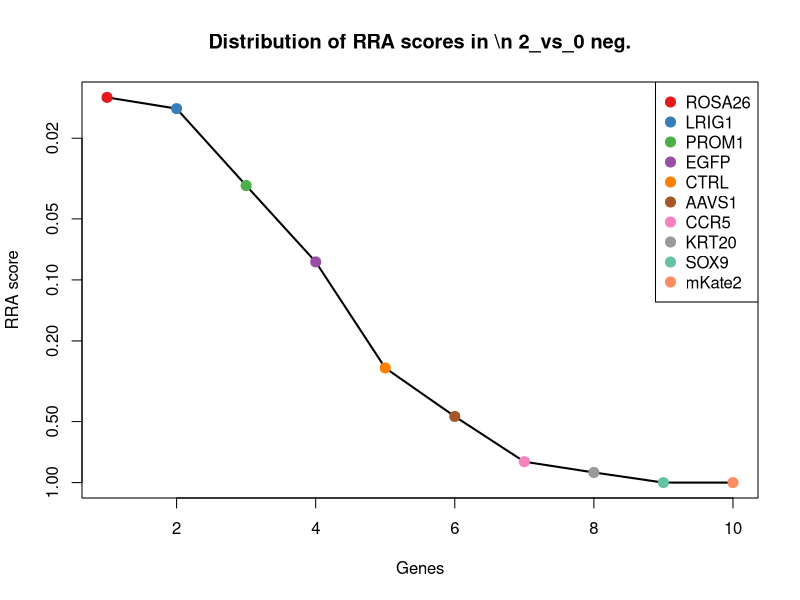
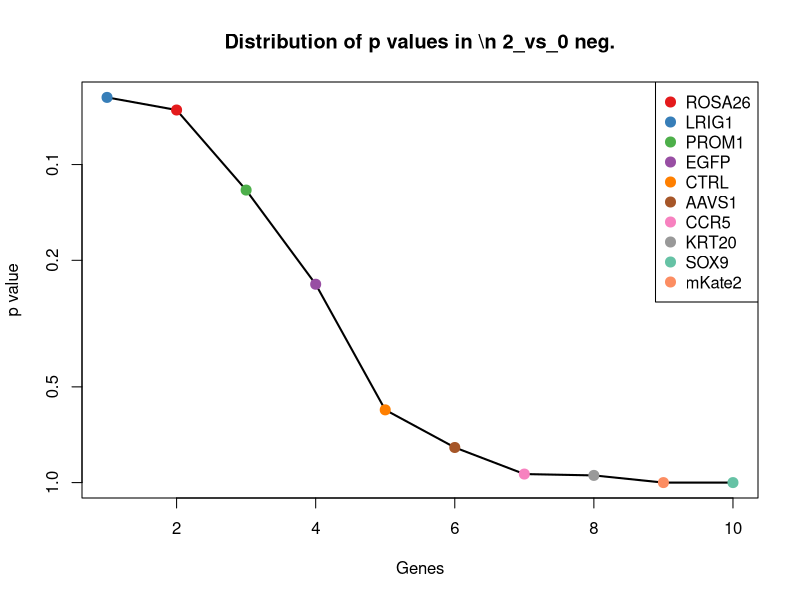
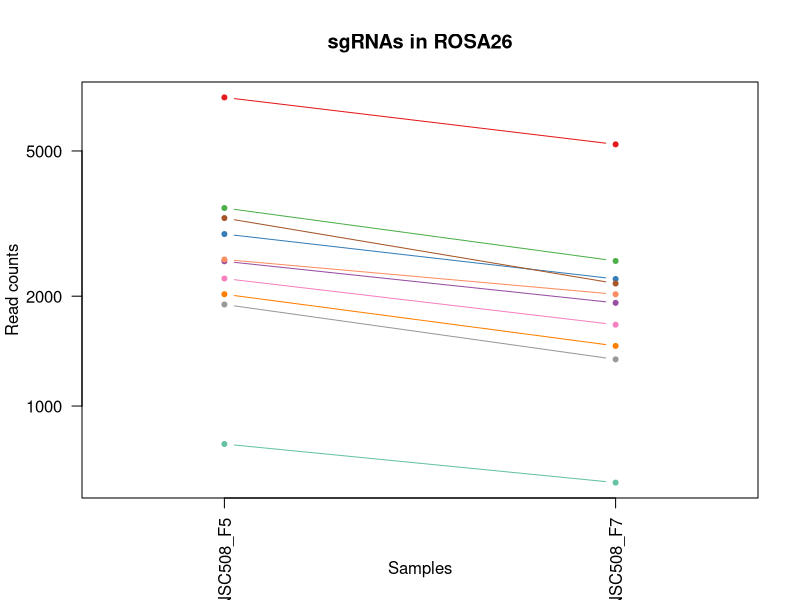
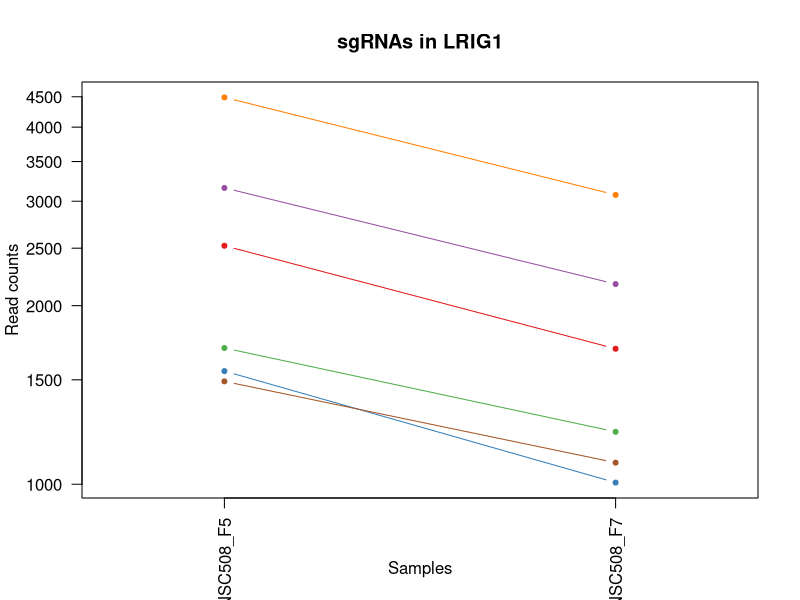
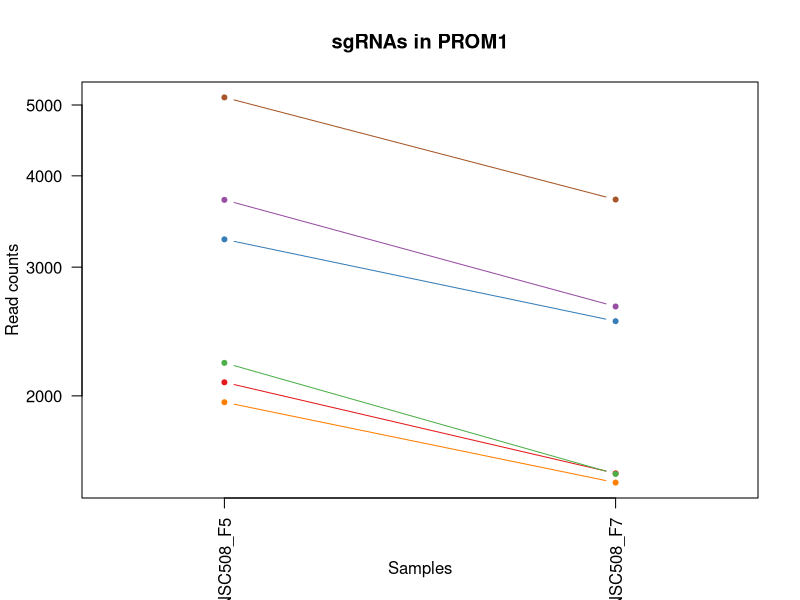
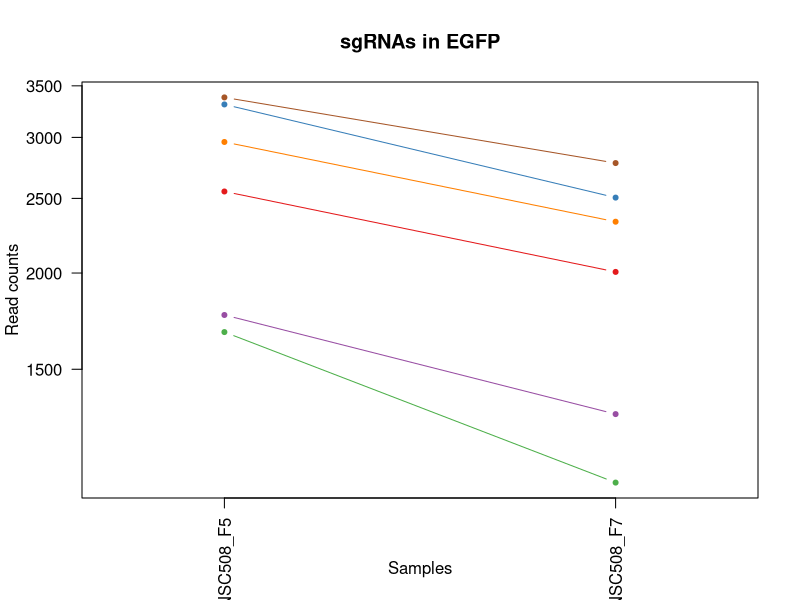
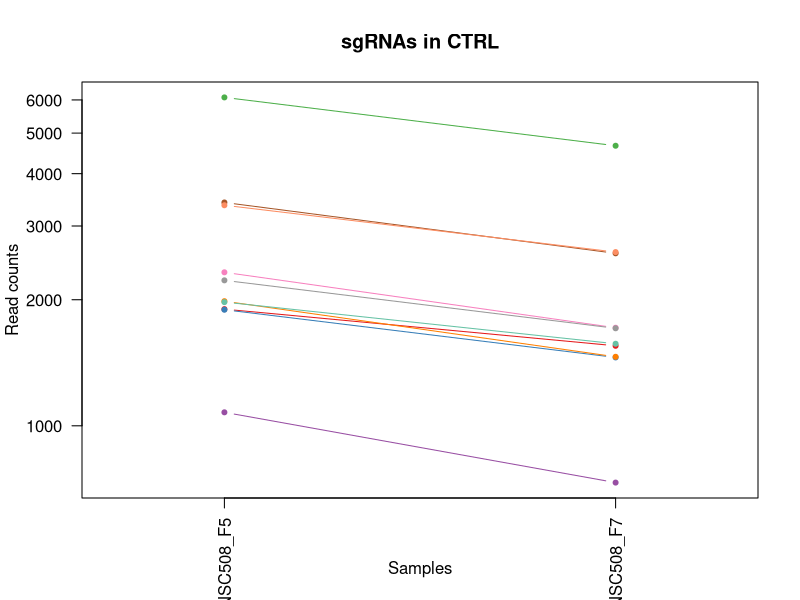
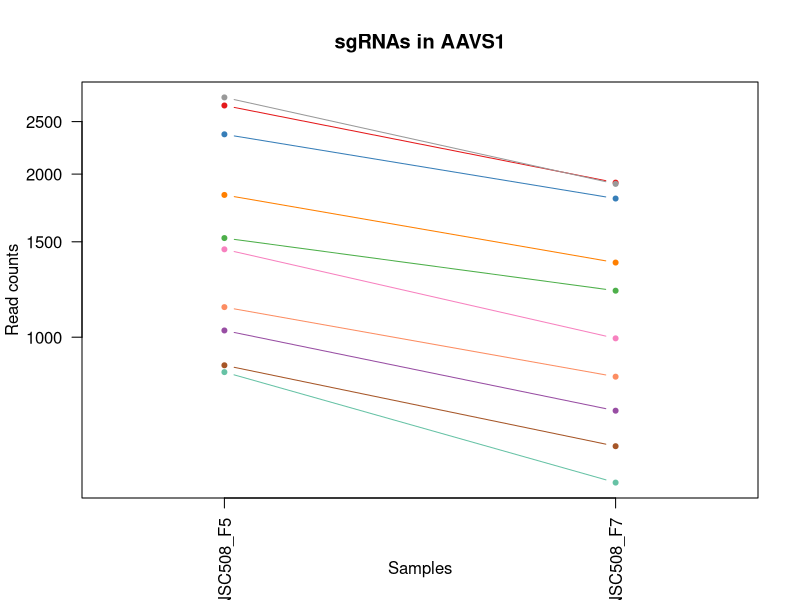

Here is the R script that generated these plots, in order: (Note: this script raises an error after producing the figures.)
pdf(file='S8B_c0_t2.pdf',width=4.5,height=4.5);
gstable=read.table('S8B_c0_t2.gene_summary.txt',header=T)
# 
#
# parameters
# Do not modify the variables beginning with "__"

# gstablename='__GENE_SUMMARY_FILE__'
startindex=3
# outputfile='__OUTPUT_FILE__'
targetgenelist=c("ROSA26","LRIG1","PROM1","EGFP","CTRL","AAVS1","CCR5","KRT20","SOX9","mKate2")
# samplelabel=sub('.\\w+.\\w+$','',colnames(gstable)[startindex]);
samplelabel='2_vs_0 neg.'


# You need to write some codes in front of this code:
# gstable=read.table(gstablename,header=T)
# pdf(file=outputfile,width=6,height=6)


# set up color using RColorBrewer
#library(RColorBrewer)
#colors <- brewer.pal(length(targetgenelist), "Set1")

colors=c( "#E41A1C", "#377EB8", "#4DAF4A", "#984EA3", "#FF7F00",  "#A65628", "#F781BF",
          "#999999", "#66C2A5", "#FC8D62", "#8DA0CB", "#E78AC3", "#A6D854", "#FFD92F", "#E5C494", "#B3B3B3", 
          "#8DD3C7", "#FFFFB3", "#BEBADA", "#FB8072", "#80B1D3", "#FDB462", "#B3DE69", "#FCCDE5",
          "#D9D9D9", "#BC80BD", "#CCEBC5", "#FFED6F")

######
# function definition

plotrankedvalues<-function(val, tglist, ...){
  
  plot(val,log='y',ylim=c(max(val),min(val)),type='l',lwd=2, ...)
  if(length(tglist)>0){
    for(i in 1:length(tglist)){
      targetgene=tglist[i];
      tx=which(names(val)==targetgene);ty=val[targetgene];
      points(tx,ty,col=colors[(i %% length(colors)) ],cex=2,pch=20)
      # text(tx+50,ty,targetgene,col=colors[i])
    }
    legend('topright',tglist,pch=20,pt.cex = 2,cex=1,col=colors)
  }
}



plotrandvalues<-function(val,targetgenelist, ...){
  # choose the one with the best distance distribution
  
  mindiffvalue=0;
  randval=val;
  for(i in 1:20){
    randval0=sample(val)
    vindex=sort(which(names(randval0) %in% targetgenelist))
    if(max(vindex)>0.9*length(val)){
      # print('pass...')
      next;
    }
    mindiffind=min(diff(vindex));
    if (mindiffind > mindiffvalue){
      mindiffvalue=mindiffind;
      randval=randval0;
      # print(paste('Diff: ',mindiffvalue))
    }
  }
  plot(randval,log='y',ylim=c(max(randval),min(randval)),pch=20,col='grey', ...)
  
  if(length(targetgenelist)>0){
    for(i in 1:length(targetgenelist)){
      targetgene=targetgenelist[i];
      tx=which(names(randval)==targetgene);ty=randval[targetgene];
      points(tx,ty,col=colors[(i %% length(colors)) ],cex=2,pch=20)
      text(tx+50,ty,targetgene,col=colors[i])
    }
  }
  
}




# set.seed(1235)



pvec=gstable[,startindex]
names(pvec)=gstable[,'id']
pvec=sort(pvec);

plotrankedvalues(pvec,targetgenelist,xlab='Genes',ylab='RRA score',main=paste('Distribution of RRA scores in \\n',samplelabel))

# plotrandvalues(pvec,targetgenelist,xlab='Genes',ylab='RRA score',main=paste('Distribution of RRA scores in \\n',samplelabel))


pvec=gstable[,startindex+1]
names(pvec)=gstable[,'id']
pvec=sort(pvec);

plotrankedvalues(pvec,targetgenelist,xlab='Genes',ylab='p value',main=paste('Distribution of p values in \\n',samplelabel))

# plotrandvalues(pvec,targetgenelist,xlab='Genes',ylab='p value',main=paste('Distribution of p values in \\n',samplelabel))



# you need to write after this code:
# dev.off()






# parameters
# Do not modify the variables beginning with "__"
targetmat=list(c(7008.8374861674665,5211.526905627013),c(2959.156765646133,2228.0942955424043),c(3487.3335423582935,2496.6134792738253),c(2491.5104143612443,1916.530051823503),c(2023.8640630763557,1460.4573924323486),c(3272.54816180991,2165.576470322493),c(2234.7442548874956,1669.5333980858218),c(1896.9454291159475,1341.571036276452),c(785.9192333702201,615.9543107732221),c(2519.8230327062583,2023.1178194115482))
targetgene="ROSA26"
collabel=c("S61_MNSC508_F5","S63_MNSC508_F7")

# set up color using RColorBrewer
#library(RColorBrewer)
#colors <- brewer.pal(length(targetgenelist), "Set1")

colors=c( "#E41A1C", "#377EB8", "#4DAF4A", "#984EA3", "#FF7F00",  "#A65628", "#F781BF",
          "#999999", "#66C2A5", "#FC8D62", "#8DA0CB", "#E78AC3", "#A6D854", "#FFD92F", "#E5C494", "#B3B3B3", 
          "#8DD3C7", "#FFFFB3", "#BEBADA", "#FB8072", "#80B1D3", "#FDB462", "#B3DE69", "#FCCDE5",
          "#D9D9D9", "#BC80BD", "#CCEBC5", "#FFED6F")


## code

targetmatvec=unlist(targetmat)+1
yrange=range(targetmatvec[targetmatvec>0]);
# yrange[1]=1; # set the minimum value to 1
for(i in 1:length(targetmat)){
  vali=targetmat[[i]]+1;
  if(i==1){
    plot(1:length(vali),vali,type='b',las=1,pch=20,main=paste('sgRNAs in',targetgene),ylab='Read counts',xlab='Samples',xlim=c(0.7,length(vali)+0.3),ylim = yrange,col=colors[(i %% length(colors))],xaxt='n',log='y')
    axis(1,at=1:length(vali),labels=(collabel),las=2)
    # lines(0:100,rep(1,101),col='black');
  }else{
    lines(1:length(vali),vali,type='b',pch=20,col=colors[(i %% length(colors))])
  }
}




# parameters
# Do not modify the variables beginning with "__"
targetmat=list(c(2522.751924259191,1691.0559280795615),c(1550.359928685602,1005.4096154218485),c(1695.828209147916,1224.7344448818642),c(3158.321391245543,2173.7755293677274),c(4488.038156276897,3073.622259582185),c(1489.8295032583303,1086.3753234935366))
targetgene="LRIG1"
collabel=c("S61_MNSC508_F5","S63_MNSC508_F7")

# set up color using RColorBrewer
#library(RColorBrewer)
#colors <- brewer.pal(length(targetgenelist), "Set1")

colors=c( "#E41A1C", "#377EB8", "#4DAF4A", "#984EA3", "#FF7F00",  "#A65628", "#F781BF",
          "#999999", "#66C2A5", "#FC8D62", "#8DA0CB", "#E78AC3", "#A6D854", "#FFD92F", "#E5C494", "#B3B3B3", 
          "#8DD3C7", "#FFFFB3", "#BEBADA", "#FB8072", "#80B1D3", "#FDB462", "#B3DE69", "#FCCDE5",
          "#D9D9D9", "#BC80BD", "#CCEBC5", "#FFED6F")


## code

targetmatvec=unlist(targetmat)+1
yrange=range(targetmatvec[targetmatvec>0]);
# yrange[1]=1; # set the minimum value to 1
for(i in 1:length(targetmat)){
  vali=targetmat[[i]]+1;
  if(i==1){
    plot(1:length(vali),vali,type='b',las=1,pch=20,main=paste('sgRNAs in',targetgene),ylab='Read counts',xlab='Samples',xlim=c(0.7,length(vali)+0.3),ylim = yrange,col=colors[(i %% length(colors))],xaxt='n',log='y')
    axis(1,at=1:length(vali),labels=(collabel),las=2)
    # lines(0:100,rep(1,101),col='black');
  }else{
    lines(1:length(vali),vali,type='b',pch=20,col=colors[(i %% length(colors))])
  }
}




# parameters
# Do not modify the variables beginning with "__"
targetmat=list(c(2086.347082872249,1566.0202776397393),c(3273.5244589942213,2529.409715454762),c(2218.1472027542113,1562.9456304977766),c(3707.000408828231,2649.320953991313),c(1959.4284489118406,1520.9254528909512),c(5119.702434526005,3711.0991003491467))
targetgene="PROM1"
collabel=c("S61_MNSC508_F5","S63_MNSC508_F7")

# set up color using RColorBrewer
#library(RColorBrewer)
#colors <- brewer.pal(length(targetgenelist), "Set1")

colors=c( "#E41A1C", "#377EB8", "#4DAF4A", "#984EA3", "#FF7F00",  "#A65628", "#F781BF",
          "#999999", "#66C2A5", "#FC8D62", "#8DA0CB", "#E78AC3", "#A6D854", "#FFD92F", "#E5C494", "#B3B3B3", 
          "#8DD3C7", "#FFFFB3", "#BEBADA", "#FB8072", "#80B1D3", "#FDB462", "#B3DE69", "#FCCDE5",
          "#D9D9D9", "#BC80BD", "#CCEBC5", "#FFED6F")


## code

targetmatvec=unlist(targetmat)+1
yrange=range(targetmatvec[targetmatvec>0]);
# yrange[1]=1; # set the minimum value to 1
for(i in 1:length(targetmat)){
  vali=targetmat[[i]]+1;
  if(i==1){
    plot(1:length(vali),vali,type='b',las=1,pch=20,main=paste('sgRNAs in',targetgene),ylab='Read counts',xlab='Samples',xlim=c(0.7,length(vali)+0.3),ylim = yrange,col=colors[(i %% length(colors))],xaxt='n',log='y')
    axis(1,at=1:length(vali),labels=(collabel),las=2)
    # lines(0:100,rep(1,101),col='black');
  }else{
    lines(1:length(vali),vali,type='b',pch=20,col=colors[(i %% length(colors))])
  }
}




# parameters
# Do not modify the variables beginning with "__"
targetmat=list(c(2551.064542604205,2005.6948189404254),c(3309.647454813722,2504.8125383190595),c(1675.3259682773885,1067.9274406417594),c(1763.1927148653633,1310.8245648568238),c(2958.1804684618223,2330.582533607832),c(3379.940852084102,2777.431251573098))
targetgene="EGFP"
collabel=c("S61_MNSC508_F5","S63_MNSC508_F7")

# set up color using RColorBrewer
#library(RColorBrewer)
#colors <- brewer.pal(length(targetgenelist), "Set1")

colors=c( "#E41A1C", "#377EB8", "#4DAF4A", "#984EA3", "#FF7F00",  "#A65628", "#F781BF",
          "#999999", "#66C2A5", "#FC8D62", "#8DA0CB", "#E78AC3", "#A6D854", "#FFD92F", "#E5C494", "#B3B3B3", 
          "#8DD3C7", "#FFFFB3", "#BEBADA", "#FB8072", "#80B1D3", "#FDB462", "#B3DE69", "#FCCDE5",
          "#D9D9D9", "#BC80BD", "#CCEBC5", "#FFED6F")


## code

targetmatvec=unlist(targetmat)+1
yrange=range(targetmatvec[targetmatvec>0]);
# yrange[1]=1; # set the minimum value to 1
for(i in 1:length(targetmat)){
  vali=targetmat[[i]]+1;
  if(i==1){
    plot(1:length(vali),vali,type='b',las=1,pch=20,main=paste('sgRNAs in',targetgene),ylab='Read counts',xlab='Samples',xlim=c(0.7,length(vali)+0.3),ylim = yrange,col=colors[(i %% length(colors))],xaxt='n',log='y')
    axis(1,at=1:length(vali),labels=(collabel),las=2)
    # lines(0:100,rep(1,101),col='black');
  }else{
    lines(1:length(vali),vali,type='b',pch=20,col=colors[(i %% length(colors))])
  }
}




# parameters
# Do not modify the variables beginning with "__"
targetmat=list(c(1897.9217263002583,1551.6719243105795),c(1892.0639431943932,1455.3329805290773),c(6083.307755440797,4663.214831976973),c(1075.8794971105374,730.7411374065015),c(1982.8595813353006,1460.4573924323486),c(3413.13495635067,2580.653834487476),c(2324.563595844092,1713.6033404539558),c(2224.0049858600764,1708.4789285506843),c(1973.0966094921923,1569.0949247817023),c(3361.391205582196,2598.076834958599))
targetgene="CTRL"
collabel=c("S61_MNSC508_F5","S63_MNSC508_F7")

# set up color using RColorBrewer
#library(RColorBrewer)
#colors <- brewer.pal(length(targetgenelist), "Set1")

colors=c( "#E41A1C", "#377EB8", "#4DAF4A", "#984EA3", "#FF7F00",  "#A65628", "#F781BF",
          "#999999", "#66C2A5", "#FC8D62", "#8DA0CB", "#E78AC3", "#A6D854", "#FFD92F", "#E5C494", "#B3B3B3", 
          "#8DD3C7", "#FFFFB3", "#BEBADA", "#FB8072", "#80B1D3", "#FDB462", "#B3DE69", "#FCCDE5",
          "#D9D9D9", "#BC80BD", "#CCEBC5", "#FFED6F")


## code

targetmatvec=unlist(targetmat)+1
yrange=range(targetmatvec[targetmatvec>0]);
# yrange[1]=1; # set the minimum value to 1
for(i in 1:length(targetmat)){
  vali=targetmat[[i]]+1;
  if(i==1){
    plot(1:length(vali),vali,type='b',las=1,pch=20,main=paste('sgRNAs in',targetgene),ylab='Read counts',xlab='Samples',xlim=c(0.7,length(vali)+0.3),ylim = yrange,col=colors[(i %% length(colors))],xaxt='n',log='y')
    axis(1,at=1:length(vali),labels=(collabel),las=2)
    # lines(0:100,rep(1,101),col='black');
  }else{
    lines(1:length(vali),vali,type='b',pch=20,col=colors[(i %% length(colors))])
  }
}




# parameters
# Do not modify the variables beginning with "__"
targetmat=list(c(2676.030582195992,1927.8037580107002),c(2367.5206719537687,1801.7432251902237),c(1523.0236075248986,1217.5602682172844),c(1028.0409350793066,730.7411374065015),c(1829.5809233985,1372.3175076960806),c(886.4778433542359,628.2528993410734),c(1451.7539130702078,994.1359092346513),c(2769.755111889832,1917.5549342041575),c(861.0941165621542,538.0632498434968),c(1135.4336253534982,844.5030816591265))
targetgene="AAVS1"
collabel=c("S61_MNSC508_F5","S63_MNSC508_F7")

# set up color using RColorBrewer
#library(RColorBrewer)
#colors <- brewer.pal(length(targetgenelist), "Set1")

colors=c( "#E41A1C", "#377EB8", "#4DAF4A", "#984EA3", "#FF7F00",  "#A65628", "#F781BF",
          "#999999", "#66C2A5", "#FC8D62", "#8DA0CB", "#E78AC3", "#A6D854", "#FFD92F", "#E5C494", "#B3B3B3", 
          "#8DD3C7", "#FFFFB3", "#BEBADA", "#FB8072", "#80B1D3", "#FDB462", "#B3DE69", "#FCCDE5",
          "#D9D9D9", "#BC80BD", "#CCEBC5", "#FFED6F")


## code

targetmatvec=unlist(targetmat)+1
yrange=range(targetmatvec[targetmatvec>0]);
# yrange[1]=1; # set the minimum value to 1
for(i in 1:length(targetmat)){
  vali=targetmat[[i]]+1;
  if(i==1){
    plot(1:length(vali),vali,type='b',las=1,pch=20,main=paste('sgRNAs in',targetgene),ylab='Read counts',xlab='Samples',xlim=c(0.7,length(vali)+0.3),ylim = yrange,col=colors[(i %% length(colors))],xaxt='n',log='y')
    axis(1,at=1:length(vali),labels=(collabel),las=2)
    # lines(0:100,rep(1,101),col='black');
  }else{
    lines(1:length(vali),vali,type='b',pch=20,col=colors[(i %% length(colors))])
  }
}




# parameters
# Do not modify the variables beginning with "__"
targetmat=list(c(1308.2382269765155,1094.5743825387708),c(2385.0940212713635,1817.116460900038),c(1428.3227806467478,1071.0020877837223),c(1100.2869267183082,803.5077864329553),c(1707.543775359646,1237.0330334497157),c(1650.9185386696176,1121.221324435782),c(3199.325872986598,2547.8575983065393),c(1976.0255010451249,1567.0451600203937),c(1292.6174720275421,1047.4297930286739),c(1805.1734937907293,1339.5212715151436))
targetgene="CCR5"
collabel=c("S61_MNSC508_F5","S63_MNSC508_F7")

# set up color using RColorBrewer
#library(RColorBrewer)
#colors <- brewer.pal(length(targetgenelist), "Set1")

colors=c( "#E41A1C", "#377EB8", "#4DAF4A", "#984EA3", "#FF7F00",  "#A65628", "#F781BF",
          "#999999", "#66C2A5", "#FC8D62", "#8DA0CB", "#E78AC3", "#A6D854", "#FFD92F", "#E5C494", "#B3B3B3", 
          "#8DD3C7", "#FFFFB3", "#BEBADA", "#FB8072", "#80B1D3", "#FDB462", "#B3DE69", "#FCCDE5",
          "#D9D9D9", "#BC80BD", "#CCEBC5", "#FFED6F")


## code

targetmatvec=unlist(targetmat)+1
yrange=range(targetmatvec[targetmatvec>0]);
# yrange[1]=1; # set the minimum value to 1
for(i in 1:length(targetmat)){
  vali=targetmat[[i]]+1;
  if(i==1){
    plot(1:length(vali),vali,type='b',las=1,pch=20,main=paste('sgRNAs in',targetgene),ylab='Read counts',xlab='Samples',xlim=c(0.7,length(vali)+0.3),ylim = yrange,col=colors[(i %% length(colors))],xaxt='n',log='y')
    axis(1,at=1:length(vali),labels=(collabel),las=2)
    # lines(0:100,rep(1,101),col='black');
  }else{
    lines(1:length(vali),vali,type='b',pch=20,col=colors[(i %% length(colors))])
  }
}




# parameters
# Do not modify the variables beginning with "__"
targetmat=list(c(1887.1824572728392,1501.4526876585198),c(2620.3816426902745,2104.083527483236),c(2152.7352914053854,1764.8474594866698),c(1064.1639308988074,886.523259265952),c(3320.3867238411412,2658.5448954172016),c(1660.681510512726,1285.2025053404668))
targetgene="KRT20"
collabel=c("S61_MNSC508_F5","S63_MNSC508_F7")

# set up color using RColorBrewer
#library(RColorBrewer)
#colors <- brewer.pal(length(targetgenelist), "Set1")

colors=c( "#E41A1C", "#377EB8", "#4DAF4A", "#984EA3", "#FF7F00",  "#A65628", "#F781BF",
          "#999999", "#66C2A5", "#FC8D62", "#8DA0CB", "#E78AC3", "#A6D854", "#FFD92F", "#E5C494", "#B3B3B3", 
          "#8DD3C7", "#FFFFB3", "#BEBADA", "#FB8072", "#80B1D3", "#FDB462", "#B3DE69", "#FCCDE5",
          "#D9D9D9", "#BC80BD", "#CCEBC5", "#FFED6F")


## code

targetmatvec=unlist(targetmat)+1
yrange=range(targetmatvec[targetmatvec>0]);
# yrange[1]=1; # set the minimum value to 1
for(i in 1:length(targetmat)){
  vali=targetmat[[i]]+1;
  if(i==1){
    plot(1:length(vali),vali,type='b',las=1,pch=20,main=paste('sgRNAs in',targetgene),ylab='Read counts',xlab='Samples',xlim=c(0.7,length(vali)+0.3),ylim = yrange,col=colors[(i %% length(colors))],xaxt='n',log='y')
    axis(1,at=1:length(vali),labels=(collabel),las=2)
    # lines(0:100,rep(1,101),col='black');
  }else{
    lines(1:length(vali),vali,type='b',pch=20,col=colors[(i %% length(colors))])
  }
}




# parameters
# Do not modify the variables beginning with "__"
targetmat=list(c(1464.4457764662486,2535.559009738688),c(669.739868437231,2067.187761779682),c(597.4938767982295,1108.9227358679307),c(466.6700541005779,1554.7465714525424),c(765.4169924996927,2592.952423055328),c(2175.1901266445348,2873.7701953546))
targetgene="SOX9"
collabel=c("S61_MNSC508_F5","S63_MNSC508_F7")

# set up color using RColorBrewer
#library(RColorBrewer)
#colors <- brewer.pal(length(targetgenelist), "Set1")

colors=c( "#E41A1C", "#377EB8", "#4DAF4A", "#984EA3", "#FF7F00",  "#A65628", "#F781BF",
          "#999999", "#66C2A5", "#FC8D62", "#8DA0CB", "#E78AC3", "#A6D854", "#FFD92F", "#E5C494", "#B3B3B3", 
          "#8DD3C7", "#FFFFB3", "#BEBADA", "#FB8072", "#80B1D3", "#FDB462", "#B3DE69", "#FCCDE5",
          "#D9D9D9", "#BC80BD", "#CCEBC5", "#FFED6F")


## code

targetmatvec=unlist(targetmat)+1
yrange=range(targetmatvec[targetmatvec>0]);
# yrange[1]=1; # set the minimum value to 1
for(i in 1:length(targetmat)){
  vali=targetmat[[i]]+1;
  if(i==1){
    plot(1:length(vali),vali,type='b',las=1,pch=20,main=paste('sgRNAs in',targetgene),ylab='Read counts',xlab='Samples',xlim=c(0.7,length(vali)+0.3),ylim = yrange,col=colors[(i %% length(colors))],xaxt='n',log='y')
    axis(1,at=1:length(vali),labels=(collabel),las=2)
    # lines(0:100,rep(1,101),col='black');
  }else{
    lines(1:length(vali),vali,type='b',pch=20,col=colors[(i %% length(colors))])
  }
}




# parameters
# Do not modify the variables beginning with "__"
targetmat=list(c(89.81934095659659,4933.783780469703),c(102.5112043526374,6210.787226764935),c(99.58231279970491,5600.982210275639),c(936.2689997540883,3209.931616209204),c(270.43432005410057,4640.667419602579),c(263.6002397639248,8703.301176516143))
targetgene="mKate2"
collabel=c("S61_MNSC508_F5","S63_MNSC508_F7")

# set up color using RColorBrewer
#library(RColorBrewer)
#colors <- brewer.pal(length(targetgenelist), "Set1")

colors=c( "#E41A1C", "#377EB8", "#4DAF4A", "#984EA3", "#FF7F00",  "#A65628", "#F781BF",
          "#999999", "#66C2A5", "#FC8D62", "#8DA0CB", "#E78AC3", "#A6D854", "#FFD92F", "#E5C494", "#B3B3B3", 
          "#8DD3C7", "#FFFFB3", "#BEBADA", "#FB8072", "#80B1D3", "#FDB462", "#B3DE69", "#FCCDE5",
          "#D9D9D9", "#BC80BD", "#CCEBC5", "#FFED6F")


## code

targetmatvec=unlist(targetmat)+1
yrange=range(targetmatvec[targetmatvec>0]);
# yrange[1]=1; # set the minimum value to 1
for(i in 1:length(targetmat)){
  vali=targetmat[[i]]+1;
  if(i==1){
    plot(1:length(vali),vali,type='b',las=1,pch=20,main=paste('sgRNAs in',targetgene),ylab='Read counts',xlab='Samples',xlim=c(0.7,length(vali)+0.3),ylim = yrange,col=colors[(i %% length(colors))],xaxt='n',log='y')
    axis(1,at=1:length(vali),labels=(collabel),las=2)
    # lines(0:100,rep(1,101),col='black');
  }else{
    lines(1:length(vali),vali,type='b',pch=20,col=colors[(i %% length(colors))])
  }
}



# 
#
# parameters
# Do not modify the variables beginning with "__"

# gstablename='__GENE_SUMMARY_FILE__'
startindex=9
# outputfile='__OUTPUT_FILE__'
targetgenelist=c("mKate2","SOX9","KRT20","ROSA26","CCR5","AAVS1","PROM1","CTRL","LRIG1","EGFP")
# samplelabel=sub('.\\w+.\\w+$','',colnames(gstable)[startindex]);
samplelabel='2_vs_0 pos.'


# You need to write some codes in front of this code:
# gstable=read.table(gstablename,header=T)
# pdf(file=outputfile,width=6,height=6)


# set up color using RColorBrewer
#library(RColorBrewer)
#colors <- brewer.pal(length(targetgenelist), "Set1")

colors=c( "#E41A1C", "#377EB8", "#4DAF4A", "#984EA3", "#FF7F00",  "#A65628", "#F781BF",
          "#999999", "#66C2A5", "#FC8D62", "#8DA0CB", "#E78AC3", "#A6D854", "#FFD92F", "#E5C494", "#B3B3B3", 
          "#8DD3C7", "#FFFFB3", "#BEBADA", "#FB8072", "#80B1D3", "#FDB462", "#B3DE69", "#FCCDE5",
          "#D9D9D9", "#BC80BD", "#CCEBC5", "#FFED6F")

######
# function definition

plotrankedvalues<-function(val, tglist, ...){
  
  plot(val,log='y',ylim=c(max(val),min(val)),type='l',lwd=2, ...)
  if(length(tglist)>0){
    for(i in 1:length(tglist)){
      targetgene=tglist[i];
      tx=which(names(val)==targetgene);ty=val[targetgene];
      points(tx,ty,col=colors[(i %% length(colors)) ],cex=2,pch=20)
      # text(tx+50,ty,targetgene,col=colors[i])
    }
    legend('topright',tglist,pch=20,pt.cex = 2,cex=1,col=colors)
  }
}



plotrandvalues<-function(val,targetgenelist, ...){
  # choose the one with the best distance distribution
  
  mindiffvalue=0;
  randval=val;
  for(i in 1:20){
    randval0=sample(val)
    vindex=sort(which(names(randval0) %in% targetgenelist))
    if(max(vindex)>0.9*length(val)){
      # print('pass...')
      next;
    }
    mindiffind=min(diff(vindex));
    if (mindiffind > mindiffvalue){
      mindiffvalue=mindiffind;
      randval=randval0;
      # print(paste('Diff: ',mindiffvalue))
    }
  }
  plot(randval,log='y',ylim=c(max(randval),min(randval)),pch=20,col='grey', ...)
  
  if(length(targetgenelist)>0){
    for(i in 1:length(targetgenelist)){
      targetgene=targetgenelist[i];
      tx=which(names(randval)==targetgene);ty=randval[targetgene];
      points(tx,ty,col=colors[(i %% length(colors)) ],cex=2,pch=20)
      text(tx+50,ty,targetgene,col=colors[i])
    }
  }
  
}




# set.seed(1235)



pvec=gstable[,startindex]
names(pvec)=gstable[,'id']
pvec=sort(pvec);

plotrankedvalues(pvec,targetgenelist,xlab='Genes',ylab='RRA score',main=paste('Distribution of RRA scores in \\n',samplelabel))

# plotrandvalues(pvec,targetgenelist,xlab='Genes',ylab='RRA score',main=paste('Distribution of RRA scores in \\n',samplelabel))


pvec=gstable[,startindex+1]
names(pvec)=gstable[,'id']
pvec=sort(pvec);

plotrankedvalues(pvec,targetgenelist,xlab='Genes',ylab='p value',main=paste('Distribution of p values in \\n',samplelabel))

# plotrandvalues(pvec,targetgenelist,xlab='Genes',ylab='p value',main=paste('Distribution of p values in \\n',samplelabel))



# you need to write after this code:
# dev.off()






# parameters
# Do not modify the variables beginning with "__"
targetmat=list(c(89.81934095659659,4933.783780469703),c(102.5112043526374,6210.787226764935),c(99.58231279970491,5600.982210275639),c(936.2689997540883,3209.931616209204),c(270.43432005410057,4640.667419602579),c(263.6002397639248,8703.301176516143))
targetgene="mKate2"
collabel=c("S61_MNSC508_F5","S63_MNSC508_F7")

# set up color using RColorBrewer
#library(RColorBrewer)
#colors <- brewer.pal(length(targetgenelist), "Set1")

colors=c( "#E41A1C", "#377EB8", "#4DAF4A", "#984EA3", "#FF7F00",  "#A65628", "#F781BF",
          "#999999", "#66C2A5", "#FC8D62", "#8DA0CB", "#E78AC3", "#A6D854", "#FFD92F", "#E5C494", "#B3B3B3", 
          "#8DD3C7", "#FFFFB3", "#BEBADA", "#FB8072", "#80B1D3", "#FDB462", "#B3DE69", "#FCCDE5",
          "#D9D9D9", "#BC80BD", "#CCEBC5", "#FFED6F")


## code

targetmatvec=unlist(targetmat)+1
yrange=range(targetmatvec[targetmatvec>0]);
# yrange[1]=1; # set the minimum value to 1
for(i in 1:length(targetmat)){
  vali=targetmat[[i]]+1;
  if(i==1){
    plot(1:length(vali),vali,type='b',las=1,pch=20,main=paste('sgRNAs in',targetgene),ylab='Read counts',xlab='Samples',xlim=c(0.7,length(vali)+0.3),ylim = yrange,col=colors[(i %% length(colors))],xaxt='n',log='y')
    axis(1,at=1:length(vali),labels=(collabel),las=2)
    # lines(0:100,rep(1,101),col='black');
  }else{
    lines(1:length(vali),vali,type='b',pch=20,col=colors[(i %% length(colors))])
  }
}




# parameters
# Do not modify the variables beginning with "__"
targetmat=list(c(1464.4457764662486,2535.559009738688),c(669.739868437231,2067.187761779682),c(597.4938767982295,1108.9227358679307),c(466.6700541005779,1554.7465714525424),c(765.4169924996927,2592.952423055328),c(2175.1901266445348,2873.7701953546))
targetgene="SOX9"
collabel=c("S61_MNSC508_F5","S63_MNSC508_F7")

# set up color using RColorBrewer
#library(RColorBrewer)
#colors <- brewer.pal(length(targetgenelist), "Set1")

colors=c( "#E41A1C", "#377EB8", "#4DAF4A", "#984EA3", "#FF7F00",  "#A65628", "#F781BF",
          "#999999", "#66C2A5", "#FC8D62", "#8DA0CB", "#E78AC3", "#A6D854", "#FFD92F", "#E5C494", "#B3B3B3", 
          "#8DD3C7", "#FFFFB3", "#BEBADA", "#FB8072", "#80B1D3", "#FDB462", "#B3DE69", "#FCCDE5",
          "#D9D9D9", "#BC80BD", "#CCEBC5", "#FFED6F")


## code

targetmatvec=unlist(targetmat)+1
yrange=range(targetmatvec[targetmatvec>0]);
# yrange[1]=1; # set the minimum value to 1
for(i in 1:length(targetmat)){
  vali=targetmat[[i]]+1;
  if(i==1){
    plot(1:length(vali),vali,type='b',las=1,pch=20,main=paste('sgRNAs in',targetgene),ylab='Read counts',xlab='Samples',xlim=c(0.7,length(vali)+0.3),ylim = yrange,col=colors[(i %% length(colors))],xaxt='n',log='y')
    axis(1,at=1:length(vali),labels=(collabel),las=2)
    # lines(0:100,rep(1,101),col='black');
  }else{
    lines(1:length(vali),vali,type='b',pch=20,col=colors[(i %% length(colors))])
  }
}




# parameters
# Do not modify the variables beginning with "__"
targetmat=list(c(1887.1824572728392,1501.4526876585198),c(2620.3816426902745,2104.083527483236),c(2152.7352914053854,1764.8474594866698),c(1064.1639308988074,886.523259265952),c(3320.3867238411412,2658.5448954172016),c(1660.681510512726,1285.2025053404668))
targetgene="KRT20"
collabel=c("S61_MNSC508_F5","S63_MNSC508_F7")

# set up color using RColorBrewer
#library(RColorBrewer)
#colors <- brewer.pal(length(targetgenelist), "Set1")

colors=c( "#E41A1C", "#377EB8", "#4DAF4A", "#984EA3", "#FF7F00",  "#A65628", "#F781BF",
          "#999999", "#66C2A5", "#FC8D62", "#8DA0CB", "#E78AC3", "#A6D854", "#FFD92F", "#E5C494", "#B3B3B3", 
          "#8DD3C7", "#FFFFB3", "#BEBADA", "#FB8072", "#80B1D3", "#FDB462", "#B3DE69", "#FCCDE5",
          "#D9D9D9", "#BC80BD", "#CCEBC5", "#FFED6F")


## code

targetmatvec=unlist(targetmat)+1
yrange=range(targetmatvec[targetmatvec>0]);
# yrange[1]=1; # set the minimum value to 1
for(i in 1:length(targetmat)){
  vali=targetmat[[i]]+1;
  if(i==1){
    plot(1:length(vali),vali,type='b',las=1,pch=20,main=paste('sgRNAs in',targetgene),ylab='Read counts',xlab='Samples',xlim=c(0.7,length(vali)+0.3),ylim = yrange,col=colors[(i %% length(colors))],xaxt='n',log='y')
    axis(1,at=1:length(vali),labels=(collabel),las=2)
    # lines(0:100,rep(1,101),col='black');
  }else{
    lines(1:length(vali),vali,type='b',pch=20,col=colors[(i %% length(colors))])
  }
}




# parameters
# Do not modify the variables beginning with "__"
targetmat=list(c(7008.8374861674665,5211.526905627013),c(2959.156765646133,2228.0942955424043),c(3487.3335423582935,2496.6134792738253),c(2491.5104143612443,1916.530051823503),c(2023.8640630763557,1460.4573924323486),c(3272.54816180991,2165.576470322493),c(2234.7442548874956,1669.5333980858218),c(1896.9454291159475,1341.571036276452),c(785.9192333702201,615.9543107732221),c(2519.8230327062583,2023.1178194115482))
targetgene="ROSA26"
collabel=c("S61_MNSC508_F5","S63_MNSC508_F7")

# set up color using RColorBrewer
#library(RColorBrewer)
#colors <- brewer.pal(length(targetgenelist), "Set1")

colors=c( "#E41A1C", "#377EB8", "#4DAF4A", "#984EA3", "#FF7F00",  "#A65628", "#F781BF",
          "#999999", "#66C2A5", "#FC8D62", "#8DA0CB", "#E78AC3", "#A6D854", "#FFD92F", "#E5C494", "#B3B3B3", 
          "#8DD3C7", "#FFFFB3", "#BEBADA", "#FB8072", "#80B1D3", "#FDB462", "#B3DE69", "#FCCDE5",
          "#D9D9D9", "#BC80BD", "#CCEBC5", "#FFED6F")


## code

targetmatvec=unlist(targetmat)+1
yrange=range(targetmatvec[targetmatvec>0]);
# yrange[1]=1; # set the minimum value to 1
for(i in 1:length(targetmat)){
  vali=targetmat[[i]]+1;
  if(i==1){
    plot(1:length(vali),vali,type='b',las=1,pch=20,main=paste('sgRNAs in',targetgene),ylab='Read counts',xlab='Samples',xlim=c(0.7,length(vali)+0.3),ylim = yrange,col=colors[(i %% length(colors))],xaxt='n',log='y')
    axis(1,at=1:length(vali),labels=(collabel),las=2)
    # lines(0:100,rep(1,101),col='black');
  }else{
    lines(1:length(vali),vali,type='b',pch=20,col=colors[(i %% length(colors))])
  }
}




# parameters
# Do not modify the variables beginning with "__"
targetmat=list(c(1308.2382269765155,1094.5743825387708),c(2385.0940212713635,1817.116460900038),c(1428.3227806467478,1071.0020877837223),c(1100.2869267183082,803.5077864329553),c(1707.543775359646,1237.0330334497157),c(1650.9185386696176,1121.221324435782),c(3199.325872986598,2547.8575983065393),c(1976.0255010451249,1567.0451600203937),c(1292.6174720275421,1047.4297930286739),c(1805.1734937907293,1339.5212715151436))
targetgene="CCR5"
collabel=c("S61_MNSC508_F5","S63_MNSC508_F7")

# set up color using RColorBrewer
#library(RColorBrewer)
#colors <- brewer.pal(length(targetgenelist), "Set1")

colors=c( "#E41A1C", "#377EB8", "#4DAF4A", "#984EA3", "#FF7F00",  "#A65628", "#F781BF",
          "#999999", "#66C2A5", "#FC8D62", "#8DA0CB", "#E78AC3", "#A6D854", "#FFD92F", "#E5C494", "#B3B3B3", 
          "#8DD3C7", "#FFFFB3", "#BEBADA", "#FB8072", "#80B1D3", "#FDB462", "#B3DE69", "#FCCDE5",
          "#D9D9D9", "#BC80BD", "#CCEBC5", "#FFED6F")


## code

targetmatvec=unlist(targetmat)+1
yrange=range(targetmatvec[targetmatvec>0]);
# yrange[1]=1; # set the minimum value to 1
for(i in 1:length(targetmat)){
  vali=targetmat[[i]]+1;
  if(i==1){
    plot(1:length(vali),vali,type='b',las=1,pch=20,main=paste('sgRNAs in',targetgene),ylab='Read counts',xlab='Samples',xlim=c(0.7,length(vali)+0.3),ylim = yrange,col=colors[(i %% length(colors))],xaxt='n',log='y')
    axis(1,at=1:length(vali),labels=(collabel),las=2)
    # lines(0:100,rep(1,101),col='black');
  }else{
    lines(1:length(vali),vali,type='b',pch=20,col=colors[(i %% length(colors))])
  }
}




# parameters
# Do not modify the variables beginning with "__"
targetmat=list(c(2676.030582195992,1927.8037580107002),c(2367.5206719537687,1801.7432251902237),c(1523.0236075248986,1217.5602682172844),c(1028.0409350793066,730.7411374065015),c(1829.5809233985,1372.3175076960806),c(886.4778433542359,628.2528993410734),c(1451.7539130702078,994.1359092346513),c(2769.755111889832,1917.5549342041575),c(861.0941165621542,538.0632498434968),c(1135.4336253534982,844.5030816591265))
targetgene="AAVS1"
collabel=c("S61_MNSC508_F5","S63_MNSC508_F7")

# set up color using RColorBrewer
#library(RColorBrewer)
#colors <- brewer.pal(length(targetgenelist), "Set1")

colors=c( "#E41A1C", "#377EB8", "#4DAF4A", "#984EA3", "#FF7F00",  "#A65628", "#F781BF",
          "#999999", "#66C2A5", "#FC8D62", "#8DA0CB", "#E78AC3", "#A6D854", "#FFD92F", "#E5C494", "#B3B3B3", 
          "#8DD3C7", "#FFFFB3", "#BEBADA", "#FB8072", "#80B1D3", "#FDB462", "#B3DE69", "#FCCDE5",
          "#D9D9D9", "#BC80BD", "#CCEBC5", "#FFED6F")


## code

targetmatvec=unlist(targetmat)+1
yrange=range(targetmatvec[targetmatvec>0]);
# yrange[1]=1; # set the minimum value to 1
for(i in 1:length(targetmat)){
  vali=targetmat[[i]]+1;
  if(i==1){
    plot(1:length(vali),vali,type='b',las=1,pch=20,main=paste('sgRNAs in',targetgene),ylab='Read counts',xlab='Samples',xlim=c(0.7,length(vali)+0.3),ylim = yrange,col=colors[(i %% length(colors))],xaxt='n',log='y')
    axis(1,at=1:length(vali),labels=(collabel),las=2)
    # lines(0:100,rep(1,101),col='black');
  }else{
    lines(1:length(vali),vali,type='b',pch=20,col=colors[(i %% length(colors))])
  }
}




# parameters
# Do not modify the variables beginning with "__"
targetmat=list(c(2086.347082872249,1566.0202776397393),c(3273.5244589942213,2529.409715454762),c(2218.1472027542113,1562.9456304977766),c(3707.000408828231,2649.320953991313),c(1959.4284489118406,1520.9254528909512),c(5119.702434526005,3711.0991003491467))
targetgene="PROM1"
collabel=c("S61_MNSC508_F5","S63_MNSC508_F7")

# set up color using RColorBrewer
#library(RColorBrewer)
#colors <- brewer.pal(length(targetgenelist), "Set1")

colors=c( "#E41A1C", "#377EB8", "#4DAF4A", "#984EA3", "#FF7F00",  "#A65628", "#F781BF",
          "#999999", "#66C2A5", "#FC8D62", "#8DA0CB", "#E78AC3", "#A6D854", "#FFD92F", "#E5C494", "#B3B3B3", 
          "#8DD3C7", "#FFFFB3", "#BEBADA", "#FB8072", "#80B1D3", "#FDB462", "#B3DE69", "#FCCDE5",
          "#D9D9D9", "#BC80BD", "#CCEBC5", "#FFED6F")


## code

targetmatvec=unlist(targetmat)+1
yrange=range(targetmatvec[targetmatvec>0]);
# yrange[1]=1; # set the minimum value to 1
for(i in 1:length(targetmat)){
  vali=targetmat[[i]]+1;
  if(i==1){
    plot(1:length(vali),vali,type='b',las=1,pch=20,main=paste('sgRNAs in',targetgene),ylab='Read counts',xlab='Samples',xlim=c(0.7,length(vali)+0.3),ylim = yrange,col=colors[(i %% length(colors))],xaxt='n',log='y')
    axis(1,at=1:length(vali),labels=(collabel),las=2)
    # lines(0:100,rep(1,101),col='black');
  }else{
    lines(1:length(vali),vali,type='b',pch=20,col=colors[(i %% length(colors))])
  }
}




# parameters
# Do not modify the variables beginning with "__"
targetmat=list(c(1897.9217263002583,1551.6719243105795),c(1892.0639431943932,1455.3329805290773),c(6083.307755440797,4663.214831976973),c(1075.8794971105374,730.7411374065015),c(1982.8595813353006,1460.4573924323486),c(3413.13495635067,2580.653834487476),c(2324.563595844092,1713.6033404539558),c(2224.0049858600764,1708.4789285506843),c(1973.0966094921923,1569.0949247817023),c(3361.391205582196,2598.076834958599))
targetgene="CTRL"
collabel=c("S61_MNSC508_F5","S63_MNSC508_F7")

# set up color using RColorBrewer
#library(RColorBrewer)
#colors <- brewer.pal(length(targetgenelist), "Set1")

colors=c( "#E41A1C", "#377EB8", "#4DAF4A", "#984EA3", "#FF7F00",  "#A65628", "#F781BF",
          "#999999", "#66C2A5", "#FC8D62", "#8DA0CB", "#E78AC3", "#A6D854", "#FFD92F", "#E5C494", "#B3B3B3", 
          "#8DD3C7", "#FFFFB3", "#BEBADA", "#FB8072", "#80B1D3", "#FDB462", "#B3DE69", "#FCCDE5",
          "#D9D9D9", "#BC80BD", "#CCEBC5", "#FFED6F")


## code

targetmatvec=unlist(targetmat)+1
yrange=range(targetmatvec[targetmatvec>0]);
# yrange[1]=1; # set the minimum value to 1
for(i in 1:length(targetmat)){
  vali=targetmat[[i]]+1;
  if(i==1){
    plot(1:length(vali),vali,type='b',las=1,pch=20,main=paste('sgRNAs in',targetgene),ylab='Read counts',xlab='Samples',xlim=c(0.7,length(vali)+0.3),ylim = yrange,col=colors[(i %% length(colors))],xaxt='n',log='y')
    axis(1,at=1:length(vali),labels=(collabel),las=2)
    # lines(0:100,rep(1,101),col='black');
  }else{
    lines(1:length(vali),vali,type='b',pch=20,col=colors[(i %% length(colors))])
  }
}




# parameters
# Do not modify the variables beginning with "__"
targetmat=list(c(2522.751924259191,1691.0559280795615),c(1550.359928685602,1005.4096154218485),c(1695.828209147916,1224.7344448818642),c(3158.321391245543,2173.7755293677274),c(4488.038156276897,3073.622259582185),c(1489.8295032583303,1086.3753234935366))
targetgene="LRIG1"
collabel=c("S61_MNSC508_F5","S63_MNSC508_F7")

# set up color using RColorBrewer
#library(RColorBrewer)
#colors <- brewer.pal(length(targetgenelist), "Set1")

colors=c( "#E41A1C", "#377EB8", "#4DAF4A", "#984EA3", "#FF7F00",  "#A65628", "#F781BF",
          "#999999", "#66C2A5", "#FC8D62", "#8DA0CB", "#E78AC3", "#A6D854", "#FFD92F", "#E5C494", "#B3B3B3", 
          "#8DD3C7", "#FFFFB3", "#BEBADA", "#FB8072", "#80B1D3", "#FDB462", "#B3DE69", "#FCCDE5",
          "#D9D9D9", "#BC80BD", "#CCEBC5", "#FFED6F")


## code

targetmatvec=unlist(targetmat)+1
yrange=range(targetmatvec[targetmatvec>0]);
# yrange[1]=1; # set the minimum value to 1
for(i in 1:length(targetmat)){
  vali=targetmat[[i]]+1;
  if(i==1){
    plot(1:length(vali),vali,type='b',las=1,pch=20,main=paste('sgRNAs in',targetgene),ylab='Read counts',xlab='Samples',xlim=c(0.7,length(vali)+0.3),ylim = yrange,col=colors[(i %% length(colors))],xaxt='n',log='y')
    axis(1,at=1:length(vali),labels=(collabel),las=2)
    # lines(0:100,rep(1,101),col='black');
  }else{
    lines(1:length(vali),vali,type='b',pch=20,col=colors[(i %% length(colors))])
  }
}




# parameters
# Do not modify the variables beginning with "__"
targetmat=list(c(2551.064542604205,2005.6948189404254),c(3309.647454813722,2504.8125383190595),c(1675.3259682773885,1067.9274406417594),c(1763.1927148653633,1310.8245648568238),c(2958.1804684618223,2330.582533607832),c(3379.940852084102,2777.431251573098))
targetgene="EGFP"
collabel=c("S61_MNSC508_F5","S63_MNSC508_F7")

# set up color using RColorBrewer
#library(RColorBrewer)
#colors <- brewer.pal(length(targetgenelist), "Set1")

colors=c( "#E41A1C", "#377EB8", "#4DAF4A", "#984EA3", "#FF7F00",  "#A65628", "#F781BF",
          "#999999", "#66C2A5", "#FC8D62", "#8DA0CB", "#E78AC3", "#A6D854", "#FFD92F", "#E5C494", "#B3B3B3", 
          "#8DD3C7", "#FFFFB3", "#BEBADA", "#FB8072", "#80B1D3", "#FDB462", "#B3DE69", "#FCCDE5",
          "#D9D9D9", "#BC80BD", "#CCEBC5", "#FFED6F")


## code

targetmatvec=unlist(targetmat)+1
yrange=range(targetmatvec[targetmatvec>0]);
# yrange[1]=1; # set the minimum value to 1
for(i in 1:length(targetmat)){
  vali=targetmat[[i]]+1;
  if(i==1){
    plot(1:length(vali),vali,type='b',las=1,pch=20,main=paste('sgRNAs in',targetgene),ylab='Read counts',xlab='Samples',xlim=c(0.7,length(vali)+0.3),ylim = yrange,col=colors[(i %% length(colors))],xaxt='n',log='y')
    axis(1,at=1:length(vali),labels=(collabel),las=2)
    # lines(0:100,rep(1,101),col='black');
  }else{
    lines(1:length(vali),vali,type='b',pch=20,col=colors[(i %% length(colors))])
  }
}



dev.off()
Sweave("S8B_c0_t2_summary.Rnw");
library(tools);

texi2dvi("S8B_c0_t2_summary.tex",pdf=TRUE);
